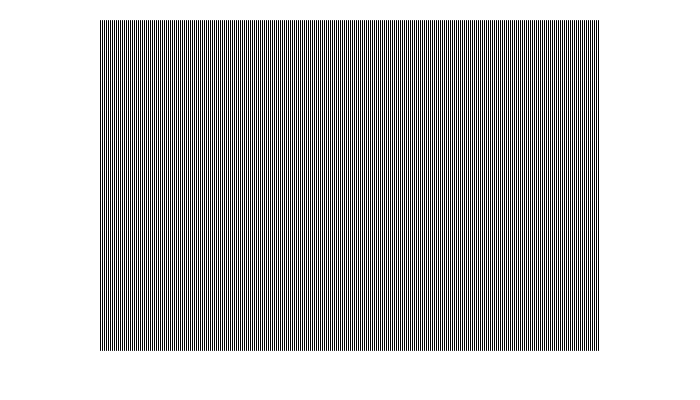
Frame 1 (no input)
Frame 60 (the mouse pressed at the canvas centre just before this capture): identical to frame 1, image omitted
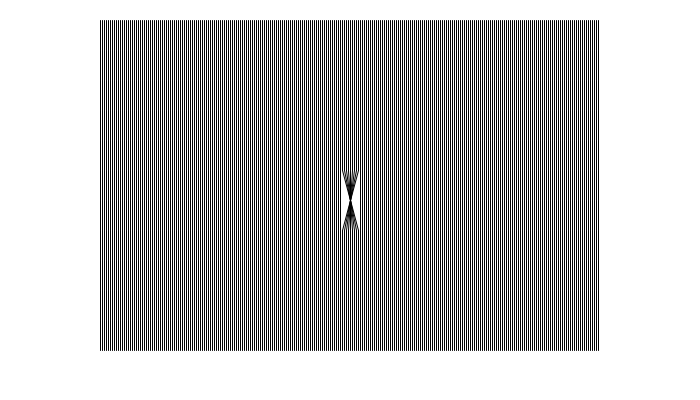
Frame 120 (the mouse held since frame 60 and released just before this capture)

The Processing sketch that drew these frames (run headless with seeded random() and noise(); from frame 60 on, the mouse is pressed at the canvas centre):

// Processing sketch: processing_41012
// ── processing_41012.pde

int amount = 250;
int linesize = 12;

float xp[][] = new float[amount][linesize];
float yp[][] = new float[amount][linesize];

float xdisplace[][] = new float[amount][linesize];
float mySize = 0;

void setup()
{
  background(255);
  size(700,400);
  fill(0);
  smooth();
  stroke(0);



  for(int i = 0; i < amount; i=i+1) {
    for(int j = 0; j < linesize; j=j+1) {
      xp[i][j] = 100+2*i;
      yp[i][j] = j*30+20;
      xdisplace[i][j] = 0;
    }
  }
}

void draw()
{
  background(255);
  fill(0);

  for(int i = 0; i < amount; i=i+1) {
    for(int j = 0; j < linesize; j=j+1) {
      
      if(mousePressed == false){
      if(j > 0) {
        if(dist(mouseX,mouseY,xp[i][j],yp[i][j]) < 100) {
          float xdist = (xp[i][j] - mouseX)/20;
          xp[i][j] = xp[i][j] + xdist;
          xdisplace[i][j] = xdisplace[i][j] + xdist;
        }

        xp[i][j] = xp[i][j] - (xdisplace[i][j]/20);  
        xdisplace[i][j] = xdisplace[i][j] - (xdisplace[i][j]/20);
      }
      }
      
      if(j > 0) {
        if(mousePressed) {
          if(dist(mouseX,mouseY,xp[i][j],yp[i][j]) < 10 ) {
            //println("Hi X: " + xp[i][j] + " Y: " + yp[i][j]);
            xp[i][j] = mouseX;
          }
        }
        
        line(xp[i][j], yp[i][j], xp[i][j-1], yp[i][j-1]);
      }
      
      ellipse(xp[i][j],yp[i][j],mySize,mySize);
    }

  }
}
